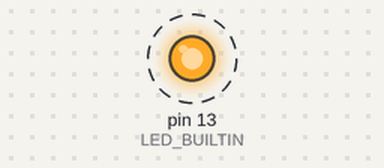
A sketch run on a simulated Arduino Uno, built with avr-gcc and run on an emulated ATmega328P. Parts: output pins drawn as LEDs (lit = HIGH). Dashed ring = blinking.

Above: at 0.2 s.
Timing chart, 0 to 3.0 s (numbered marks = the images above):
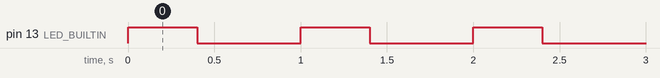

The sketch:

nivel-2.ino
```cpp
// unsigned long expresa una duración no negativa en milisegundos.
const unsigned long unidadMs = 200UL;
const unsigned long encendidoMs = unidadMs * 2UL;
const unsigned long apagadoMs = unidadMs * 3UL;
void setup() { pinMode(LED_BUILTIN, OUTPUT); }
void loop() {
  digitalWrite(LED_BUILTIN, HIGH);
  delay(encendidoMs);
  digitalWrite(LED_BUILTIN, LOW);
  delay(apagadoMs);
}
```

Measured:
- by itself, pin 13 (LED_BUILTIN): alternates HIGH for 0.40 s and LOW for 0.60 s
